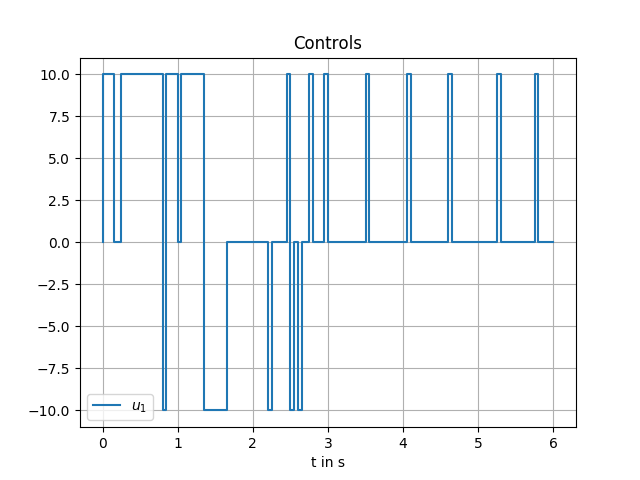

Reproduce this figure in Python.
import numpy as np
from abc import abstractmethod, abstractproperty
# import scipy.integrate as sci
from scipy.integrate import solve_ivp
import matplotlib.pyplot as plt
import random

class Agent(object):
    """ Base class for an agent. """

    def __init__(self, m):
        self.tt = [0]
        self.history = np.zeros([1, m])

    @abstractmethod
    def take_action(self, *args):
        return


class FeedBack(Agent):
    """Agent subclass that represents a standard state feedback u = mu(x)

        Attributes:
            mu (function): feedback law
            tt (array):
            history (array): previous states (x[0],x[1],...,x[k-1])
            tt (list): time vector (corresponding to history)

        """

    def __init__(self, mu, m):
        super(FeedBack, self).__init__(m)
        self.mu = mu

    def take_action(self, dt, x):
        """ Computes control/action of the agent

        Args:
            dt (int, float): duration of step (not solver step size)
            x (array): state

        Returns:
            u (array): control/action

        """

        self.u = self.mu(x)  # compute control signal
        self.history = np.concatenate((self.history, np.array([self.u])))  # save current action in history
        self.tt.extend([self.tt[-1] + dt])  # increment simulation time

        return self.u

    def plot(self):
        """ Plots the agents history

        Returns:
            fig (matplotlib.pyplot.figure)

        """

        fig, (ax) = plt.subplots(1, 1)
        for i in range(len(self.u)):
            ax.plot(self.tt, self.history[:, i], label=r'$u_'+str(i+1)+'$')
        ax.grid(True)
        plt.xlabel('t in s')
        plt.title('Controls')
        ax.legend()

        return fig
